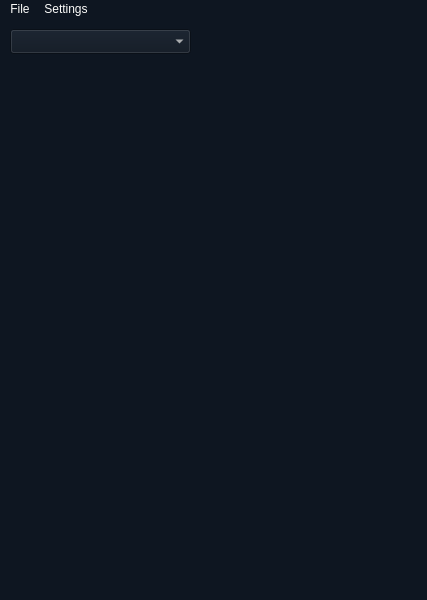
<?xml version="1.0" encoding="UTF-8"?>
<ui version="4.0">
 <class>MainWindow</class>
 <widget class="QMainWindow" name="MainWindow">
  <property name="geometry">
   <rect>
    <x>0</x>
    <y>0</y>
    <width>427</width>
    <height>600</height>
   </rect>
  </property>
  <property name="windowTitle">
   <string>Python tutorial</string>
  </property>
  <property name="styleSheet">
   <string notr="true">background:#0E1621;
color:#FDFDFB;</string>
  </property>
  <widget class="QWidget" name="centralwidget">
   <widget class="QComboBox" name="comboBox">
    <property name="geometry">
     <rect>
      <x>10</x>
      <y>10</y>
      <width>181</width>
      <height>25</height>
     </rect>
    </property>
   </widget>
  </widget>
  <widget class="QMenuBar" name="menubar">
   <property name="geometry">
    <rect>
     <x>0</x>
     <y>0</y>
     <width>427</width>
     <height>22</height>
    </rect>
   </property>
   <widget class="QMenu" name="menuFile">
    <property name="title">
     <string>File</string>
    </property>
   </widget>
   <widget class="QMenu" name="menuOptions">
    <property name="title">
     <string>Settings</string>
    </property>
   </widget>
   <addaction name="menuFile"/>
   <addaction name="menuOptions"/>
  </widget>
  <widget class="QStatusBar" name="statusbar"/>
 </widget>
 <resources/>
 <connections/>
</ui>
